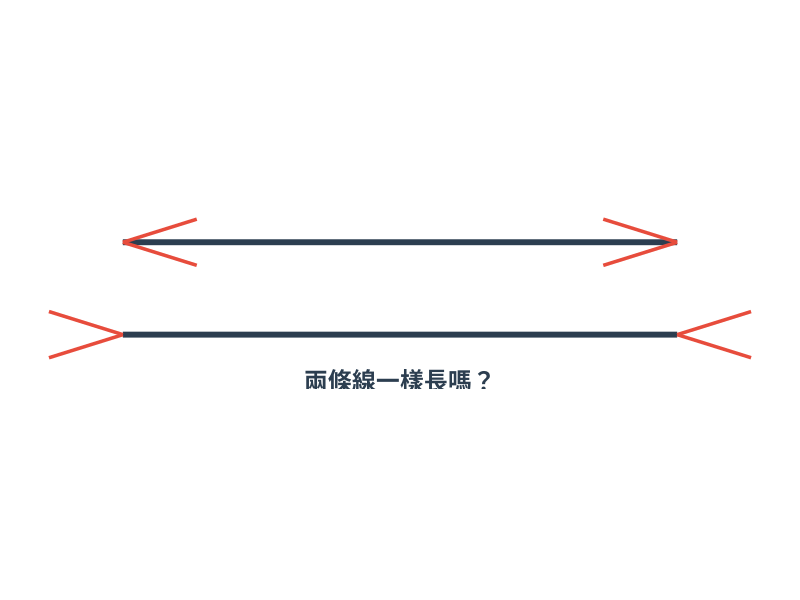
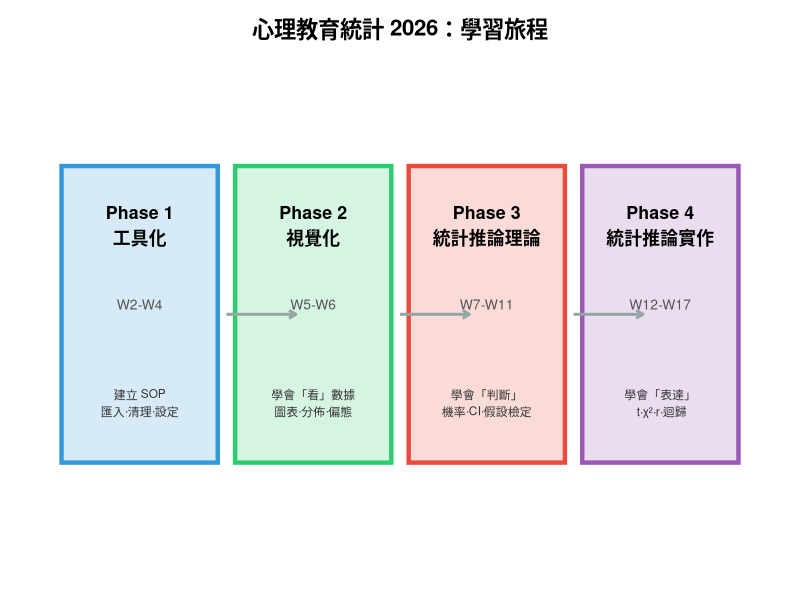

Write the R code that produced these figures, in order.
## ---- chunk 1
knitr::opts_chunk$set(echo = FALSE, warning = FALSE, message = FALSE,
                      fig.width = 9, fig.height = 5)
library(ggplot2)
## ---- chunk 2
# Müller-Lyer 錯覺：兩條等長線段看起來不一樣長
df_lines <- data.frame(
  x_start = c(2, 2),
  x_end   = c(8, 8),
  y       = c(2, 4),
  group   = c("A", "B")
)

# 箭頭端點
df_arrows <- data.frame(
  x = c(2, 2, 8, 8, 2, 2, 8, 8),
  y = c(2, 2, 2, 2, 4, 4, 4, 4),
  xend = c(1.2, 1.2, 8.8, 8.8, 2.8, 2.8, 7.2, 7.2),
  yend = c(2.5, 1.5, 2.5, 1.5, 4.5, 3.5, 4.5, 3.5)
)

ggplot() +
  geom_segment(data = df_lines,
               aes(x = x_start, xend = x_end, y = y, yend = y),
               linewidth = 2, color = "#2c3e50") +
  geom_segment(data = df_arrows,
               aes(x = x, xend = xend, y = y, yend = yend),
               linewidth = 1.2, color = "#e74c3c") +
  annotate("text", x = 5, y = 1, label = "兩條線一樣長嗎？",
           size = 6, color = "#2c3e50", fontface = "bold") +
  coord_fixed(ratio = 0.5) +
  theme_void() +
  theme(plot.margin = margin(10, 10, 10, 10))
## ---- chunk 3
phases <- data.frame(
  phase = factor(c("Phase 1\n工具化", "Phase 2\n視覺化",
                    "Phase 3\n統計推論理論", "Phase 4\n統計推論實作"),
                 levels = c("Phase 1\n工具化", "Phase 2\n視覺化",
                            "Phase 3\n統計推論理論", "Phase 4\n統計推論實作")),
  weeks = c("W2-W4", "W5-W6", "W7-W11", "W12-W17"),
  desc = c("建立 SOP\n匯入·清理·設定", "學會「看」數據\n圖表·分佈·偏態",
           "學會「判斷」\n機率·CI·假設檢定", "學會「表達」\n t·χ²·r·迴歸"),
  y = 1,
  x = 1:4,
  color = c("#3498db", "#2ecc71", "#e74c3c", "#9b59b6")
)

ggplot(phases, aes(x = x, y = y)) +
  geom_tile(width = 0.9, height = 0.6,
            fill = phases$color, alpha = 0.2,
            color = phases$color, linewidth = 1.5) +
  geom_text(aes(label = phase), y = 1.18, size = 4.5, fontface = "bold") +
  geom_text(aes(label = weeks), y = 1.02, size = 3.5, color = "#555555") +
  geom_text(aes(label = desc), y = 0.82, size = 3, color = "#333333") +
  # 箭頭連接
  annotate("segment", x = 1.5, xend = 1.9, y = 1, yend = 1,
           arrow = arrow(length = unit(0.2, "cm")), color = "#95a5a6", linewidth = 1) +
  annotate("segment", x = 2.5, xend = 2.9, y = 1, yend = 1,
           arrow = arrow(length = unit(0.2, "cm")), color = "#95a5a6", linewidth = 1) +
  annotate("segment", x = 3.5, xend = 3.9, y = 1, yend = 1,
           arrow = arrow(length = unit(0.2, "cm")), color = "#95a5a6", linewidth = 1) +
  coord_cartesian(ylim = c(0.5, 1.5)) +
  theme_void() +
  labs(title = "心理教育統計 2026：學習旅程") +
  theme(plot.title = element_text(hjust = 0.5, face = "bold", size = 16),
        plot.margin = margin(10, 20, 10, 20))
